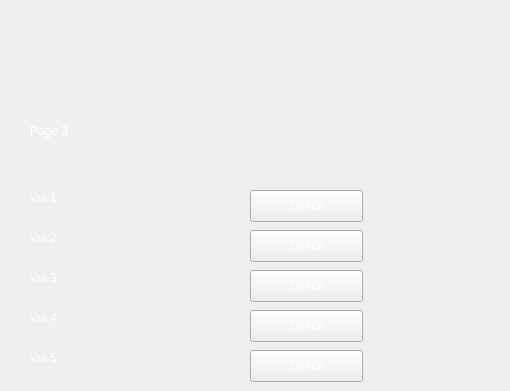
            <widget class="QWidget" name="page_3">
             <widget class="QLabel" name="page_3_label">
              <property name="geometry">
               <rect>
                <x>30</x>
                <y>90</y>
                <width>471</width>
                <height>81</height>
               </rect>
              </property>
              <property name="styleSheet">
               <string notr="true">QLabel{
	color:rgb(255,255,255);
	font: 15pt &quot;.AppleSystemUIFont&quot;;
}</string>
              </property>
              <property name="text">
               <string>Page 3</string>
              </property>
             </widget>
             <widget class="QLabel" name="label_vul1">
              <property name="geometry">
               <rect>
                <x>30</x>
                <y>180</y>
                <width>180</width>
                <height>35</height>
               </rect>
              </property>
              <property name="styleSheet">
               <string notr="true">QLabel{
	color:rgb(255,255,255);
}</string>
              </property>
              <property name="text">
               <string>Vul 1</string>
              </property>
             </widget>
             <widget class="QPushButton" name="Btn_vul1">
              <property name="geometry">
               <rect>
                <x>250</x>
                <y>190</y>
                <width>113</width>
                <height>32</height>
               </rect>
              </property>
              <property name="styleSheet">
               <string notr="true">QPushButton
{
	color:rgb(255,255,255);
}

QPushButton:hover{
	background-color: rgb(77, 77, 78);
}</string>
              </property>
              <property name="text">
               <string>Check</string>
              </property>
             </widget>
             <widget class="QLabel" name="label_vul2">
              <property name="geometry">
               <rect>
                <x>30</x>
                <y>220</y>
                <width>180</width>
                <height>35</height>
               </rect>
              </property>
              <property name="styleSheet">
               <string notr="true">QLabel{
	color:rgb(255,255,255);
}</string>
              </property>
              <property name="text">
               <string>Vul 2</string>
              </property>
             </widget>
             <widget class="QLabel" name="label_vul3">
              <property name="geometry">
               <rect>
                <x>30</x>
                <y>260</y>
                <width>180</width>
                <height>35</height>
               </rect>
              </property>
              <property name="styleSheet">
               <string notr="true">QLabel{
	color:rgb(255,255,255);
}</string>
              </property>
              <property name="text">
               <string>Vul 3</string>
              </property>
             </widget>
             <widget class="QLabel" name="label_vul4">
              <property name="geometry">
               <rect>
                <x>30</x>
                <y>300</y>
                <width>180</width>
                <height>35</height>
               </rect>
              </property>
              <property name="styleSheet">
               <string notr="true">QLabel{
	color:rgb(255,255,255);
}</string>
              </property>
              <property name="text">
               <string>Vul 4</string>
              </property>
             </widget>
             <widget class="QLabel" name="label_vul5">
              <property name="geometry">
               <rect>
                <x>30</x>
                <y>340</y>
                <width>180</width>
                <height>35</height>
               </rect>
              </property>
              <property name="styleSheet">
               <string notr="true">QLabel{
	color:rgb(255,255,255);
}</string>
              </property>
              <property name="text">
               <string>Vul 5</string>
              </property>
             </widget>
             <widget class="QPushButton" name="Btn_vul2">
              <property name="geometry">
               <rect>
                <x>250</x>
                <y>230</y>
                <width>113</width>
                <height>32</height>
               </rect>
              </property>
              <property name="styleSheet">
               <string notr="true">QPushButton
{
	color:rgb(255,255,255);
}

QPushButton:hover{
	background-color: rgb(77, 77, 78);
}</string>
              </property>
              <property name="text">
               <string>Check</string>
              </property>
             </widget>
             <widget class="QPushButton" name="Btn_vul3">
              <property name="geometry">
               <rect>
                <x>250</x>
                <y>270</y>
                <width>113</width>
                <height>32</height>
               </rect>
              </property>
              <property name="styleSheet">
               <string notr="true">QPushButton
{
	color:rgb(255,255,255);
}

QPushButton:hover{
	background-color: rgb(77, 77, 78);
}</string>
              </property>
              <property name="text">
               <string>Check</string>
              </property>
             </widget>
             <widget class="QPushButton" name="Btn_vul5">
              <property name="geometry">
               <rect>
                <x>250</x>
                <y>350</y>
                <width>113</width>
                <height>32</height>
               </rect>
              </property>
              <property name="styleSheet">
               <string notr="true">QPushButton
{
	color:rgb(255,255,255);
}

QPushButton:hover{
	background-color: rgb(77, 77, 78);
}</string>
              </property>
              <property name="text">
               <string>Check</string>
              </property>
             </widget>
             <widget class="QPushButton" name="Btn_vul4">
              <property name="geometry">
               <rect>
                <x>250</x>
                <y>310</y>
                <width>113</width>
                <height>32</height>
               </rect>
              </property>
              <property name="styleSheet">
               <string notr="true">QPushButton
{
	color:rgb(255,255,255);
}

QPushButton:hover{
	background-color: rgb(77, 77, 78);
}</string>
              </property>
              <property name="text">
               <string>Check</string>
              </property>
             </widget>
            </widget>
